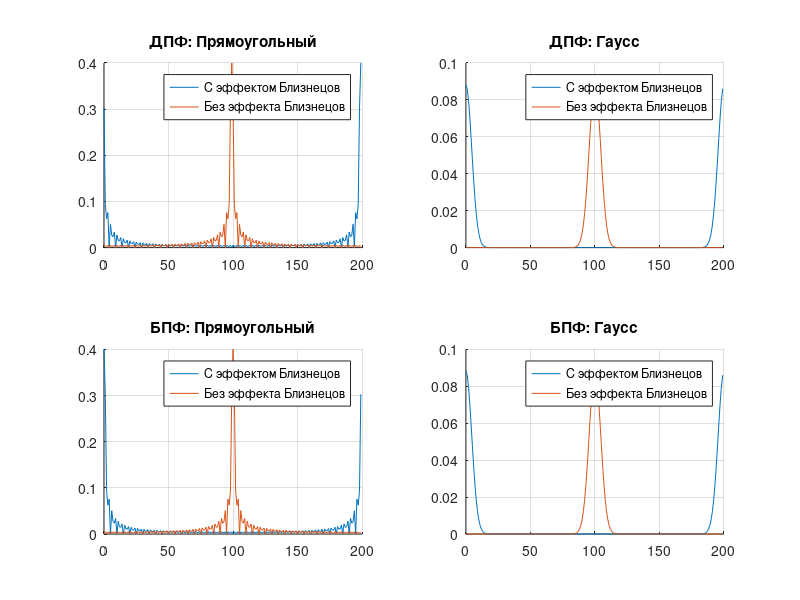

Source code (MATLAB):
function lab02()
% Общее
N = 200;
interval = 5;

% Импульсы
x = linspace(-interval,interval,N);
% Прямоугольный
L = 2;
u_rect = zeros(size(x));
u_rect(abs(x / L) <= 1) = 1;

% Гаусса
sigma = 0.5;
u_gauss = exp(- x.^2 / sigma.^2);

n = 0:length(x)-1;

% Дискретное преобразование Фурье
disp("ДПФ: Прямоугольный");
tic();
twins_dft_v_rect = dft(u_rect);
toc();
dft_v_rect = fftshift(twins_dft_v_rect);

disp("ДПФ: Гаусс");
tic();
twins_dft_v_gauss = dft(u_gauss);
toc();
dft_v_gauss = fftshift(twins_dft_v_gauss);

abs_twins_dft_v_rect = abs(twins_dft_v_rect) / length(n);
abs_dft_v_rect = abs(dft_v_rect) / length(n);
abs_twins_dft_v_gauss = abs(twins_dft_v_gauss) / length(n);
abs_dft_v_gauss = abs(dft_v_gauss) / length(n);

% Быстрое преобразование Фурье
% Дискретное преобразование Фурье
disp("БПФ: Прямоугольный");
tic();
twins_fft_v_rect = fft(u_rect);
toc();
fft_v_rect = fftshift(twins_fft_v_rect);

disp("БПФ: Гаусс");
tic();
twins_fft_v_gauss = fft(u_gauss);
toc();
fft_v_gauss = fftshift(twins_fft_v_gauss);

abs_twins_fft_v_rect = abs(twins_fft_v_rect) / length(n);
abs_fft_v_rect = abs(fft_v_rect) / length(n);
abs_twins_fft_v_gauss = abs(twins_fft_v_gauss) / length(n);
abs_fft_v_gauss = abs(fft_v_gauss) / length(n);

figure;

subplot(2, 2, 1);
title("ДПФ: Прямоугольный");
hold on;
grid on;
plot(n, abs_twins_dft_v_rect);
plot(n, abs_dft_v_rect);
legend("С эффектом Близнецов", "Без эффекта Близнецов");

subplot(2, 2, 2);
title("ДПФ: Гаусс");
hold on;
grid on;
plot(n, abs_twins_fft_v_gauss);
plot(n, abs_fft_v_gauss);
legend("С эффектом Близнецов", "Без эффекта Близнецов");

subplot(2, 2, 3);
title("БПФ: Прямоугольный");
hold on;
grid on;
plot(n, abs_twins_fft_v_rect);
plot(n, abs_fft_v_rect);
legend("С эффектом Близнецов", "Без эффекта Близнецов");

subplot(2, 2, 4);
title("БПФ: Гаусс");
hold on;
grid on;
plot(n, abs_twins_fft_v_gauss);
plot(n, abs_fft_v_gauss);
legend("С эффектом Близнецов", "Без эффекта Близнецов");
end


function [y] = dft(x)
  y = zeros(1, length(x));
  coef = -2 * pi * sqrt(-1) / length(x);
  for k = 1:length(y)
    for n = 0:length(x)-1
      y(k) = y(k) + x(n+1) * exp(coef * k * n);
    endfor
  endfor
end


%u_rect_no_twins = zeros(size(x));
%for i = 1:length(x)
%  u_rect_no_twins(i) = u_rect(i) * (-1).^x(i);
%endfor
